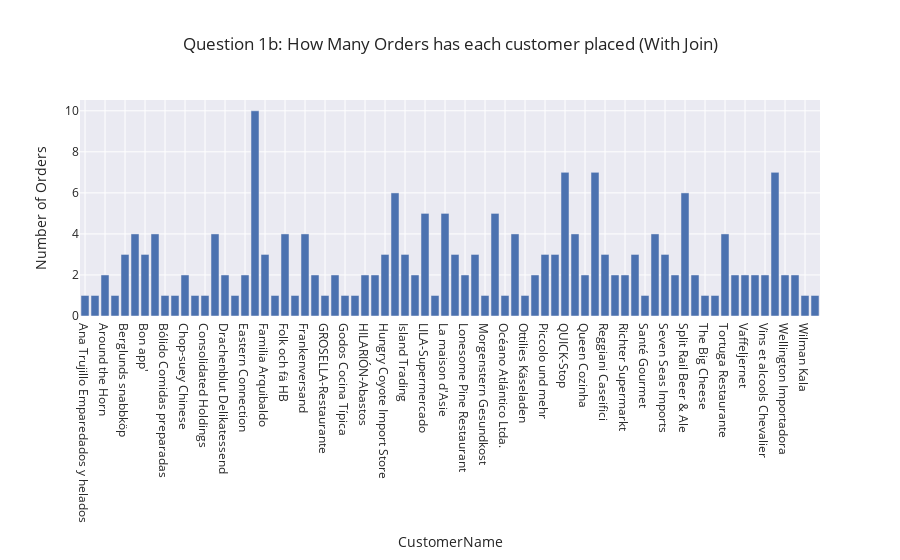

The notebook cell this image was saved under:
### Code cell
# Vertical Bar Chart:  Inventory value by Category
fig = px.bar(df_prod_cat_by_catname, 
             x='CustomerName', 
             y='ShipperID',
             #width=900,
             #height=400,
             template='seaborn',
             labels = {'ShipperID':'Number of Orders'},
             title='Question 1b: How Many Orders has each customer placed (With Join)')
fig.show()

### Figure 1 — Plotly figure (JSON) as saved in the notebook; plotly's stock layout.template omitted (floating-point values rounded to 4 significant figures)
{"data": [{"alignmentgroup": "True", "hovertemplate": "CustomerName=%{x}<br>Number of Orders=%{y}<extra></extra>", "legendgroup": "", "marker": {"color": "rgb(76,114,176)"}, "name": "", "offsetgroup": "", "orientation": "v", "showlegend": false, "textposition": "auto", "type": "bar", "x": ["Ana Trujillo Emparedados y helados", "Antonio Moreno Taquería", "Around the Horn", "B's Beverages", "Berglunds snabbköp", "Blondel père et fils", "Bon app'", "Bottom-Dollar Marketse", "Bólido Comidas preparadas", "Centro comercial Moctezuma", "Chop-suey Chinese", "Comércio Mineiro", "Consolidated Holdings", "Die Wandernde Kuh", "Drachenblut Delikatessend", "Du monde entier", "Eastern Connection", "Ernst Handel", "Familia Arquibaldo", "Folies gourmandes", "Folk och fä HB", "Franchi S.p.A.", "Frankenversand", "Furia Bacalhau e Frutos do Mar", "GROSELLA-Restaurante", "Galería del gastrónomo", "Godos Cocina Típica", "Gourmet Lanchonetes", "HILARIÓN-Abastos", "Hanari Carnes", "Hungry Coyote Import Store", "Hungry Owl All-Night Grocers", "Island Trading", "Königlich Essen", "LILA-Supermercado", "LINO-Delicateses", "La maison d'Asie", "Lehmanns Marktstand", "Lonesome Pine Restaurant", "Magazzini Alimentari Riuniti", "Morgenstern Gesundkost", "Mère Paillarde", "Océano Atlántico Ltda.", "Old World Delicatessen", "Ottilies Käseladen", "Pericles Comidas clásicas", "Piccolo und mehr", "Princesa Isabel Vinhoss", "QUICK-Stop", "Que Delícia", "Queen Cozinha", "Rattlesnake Canyon Grocery", "Reggiani Caseifici", "Ricardo Adocicados", "Richter Supermarkt", "Romero y tomillo", "Santé Gourmet", "Save-a-lot Markets", "Seven Seas Imports", "Simons bistro", "Split Rail Beer & Ale", "Suprêmes délices", "The Big Cheese", "Toms Spezialitäten", "Tortuga Restaurante", "Tradição Hipermercados", "Vaffeljernet", "Victuailles en stock", "Vins et alcools Chevalier", "Wartian Herkku", "Wellington Importadora", "White Clover Markets", "Wilman Kala", "Wolski"], "xaxis": "x", "y": [1, 1, 2, 1, 3, 4, 3, 4, 1, 1, 2, 1, 1, 4, 2, 1, 2, 10, 3, 1, 4, 1, 4, 2, 1, 2, 1, 1, 2, 2, 3, 6, 3, 2, 5, 1, 5, 3, 2, 3, 1, 5, 1, 4, 1, 2, 3, 3, 7, 4, 2, 7, 3, 2, 2, 3, 1, 4, 3, 2, 6, 2, 1, 1, 4, 2, 2, 2, 2, 7, 2, 2, 1, 1], "yaxis": "y"}], "layout": {"autosize": true, "barmode": "relative", "legend": {"tracegroupgap": 0}, "title": {"text": "Question 1b: How Many Orders has each customer placed (With Join)"}, "xaxis": {"anchor": "y", "autorange": true, "domain": [0, 1], "range": [-0.5, 73.5], "title": {"text": "CustomerName"}, "type": "category"}, "yaxis": {"anchor": "x", "autorange": true, "domain": [0, 1], "range": [0, 10.53], "title": {"text": "Number of Orders"}, "type": "linear"}}}
